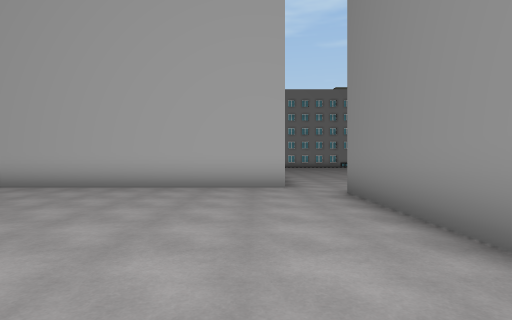
View 1 (above)

24 first-person views from a walk through a 3-D level made in the Unity game engine. The camera is 1.3 m above the floor, looks level and sees 80° across. The floor is counted in squares, 2 m on a side. Each view is taken from the middle of a square. On the plan, view 1 faces up. The plan holds only what a view shows up to about 10 squares ahead; the rest is blank. The place goes on beyond the plan.

View 2
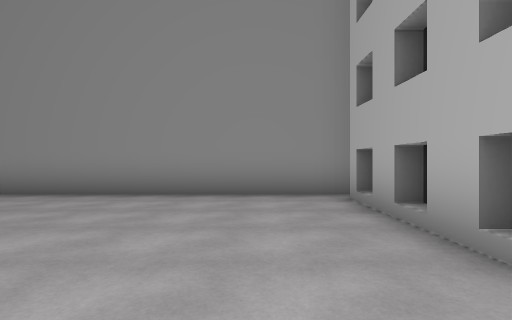

View 3
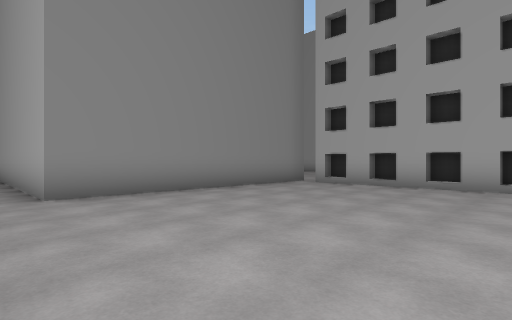

View 4
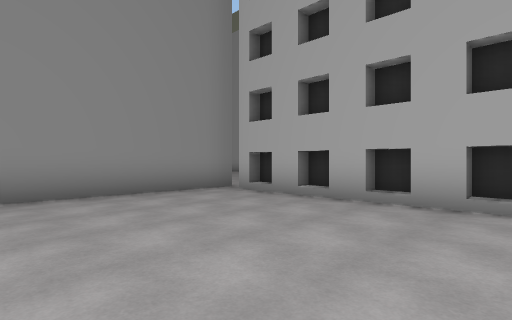

View 5
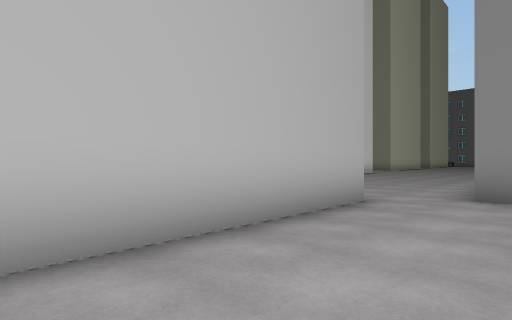

View 6
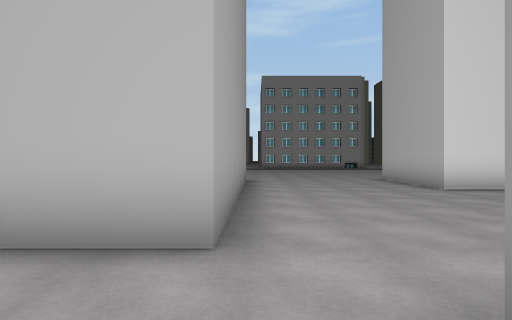

View 7
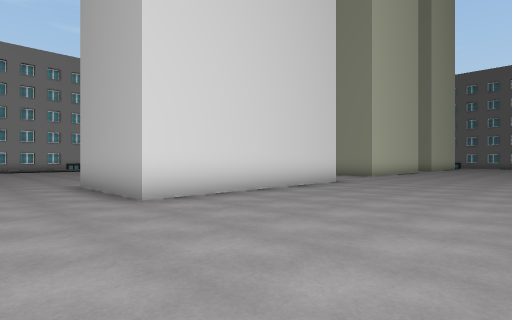

View 8
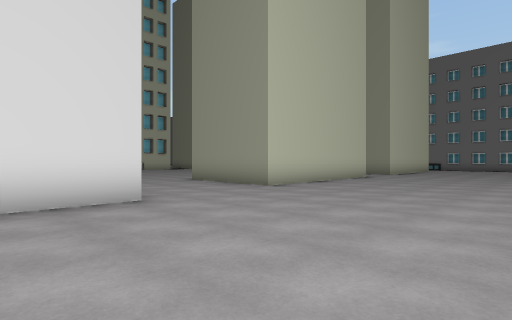

View 9
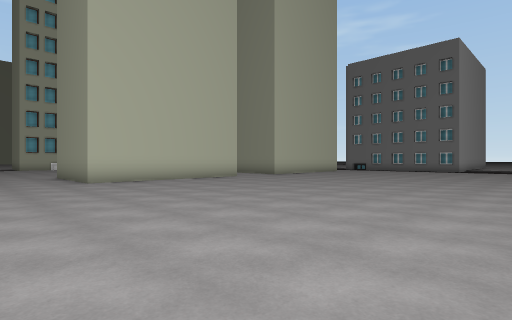

View 10
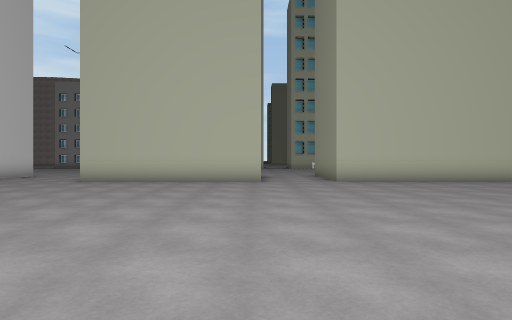

View 11
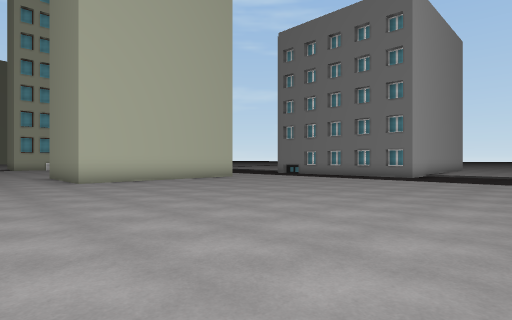

View 12
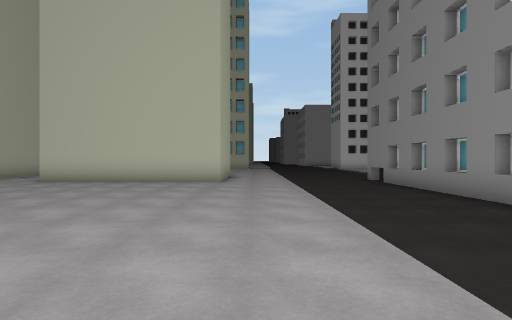

View 13
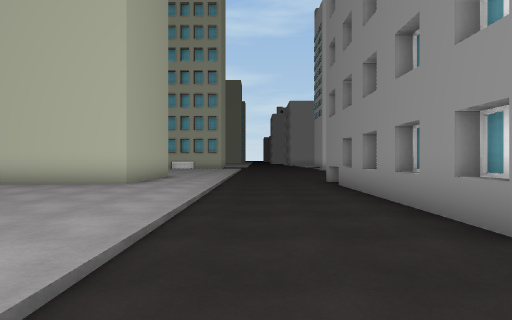

View 14
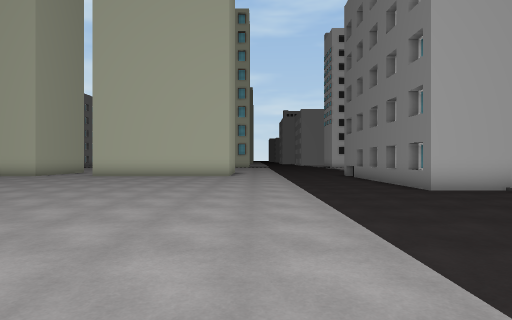

View 15
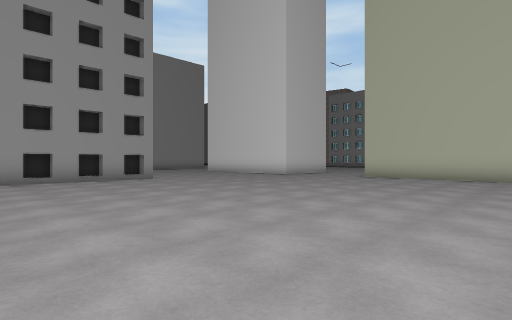

View 16
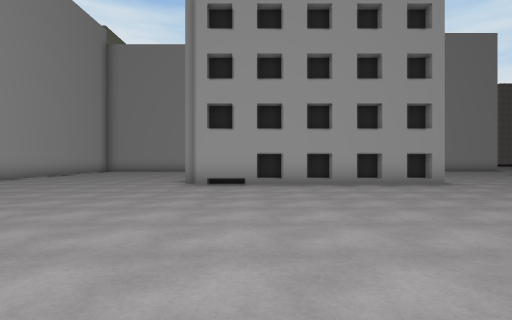

View 17
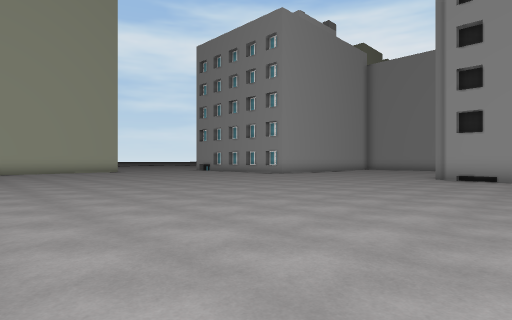

View 18
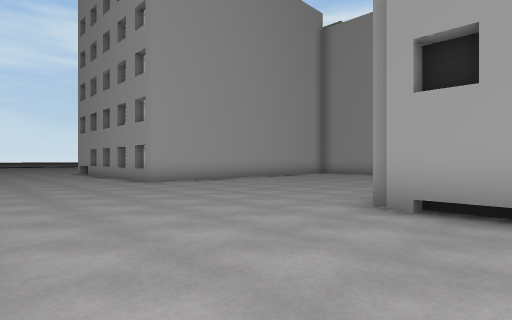

View 19
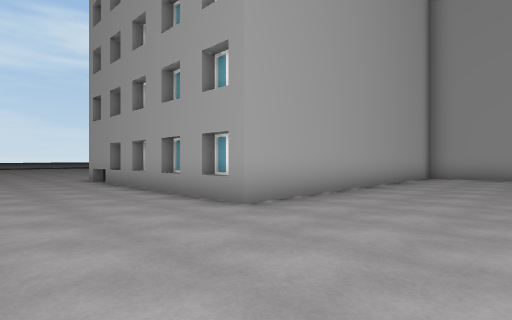

View 20
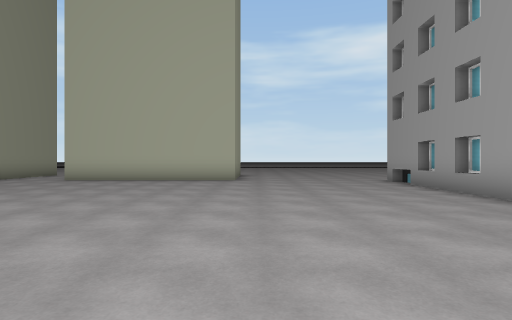

View 21
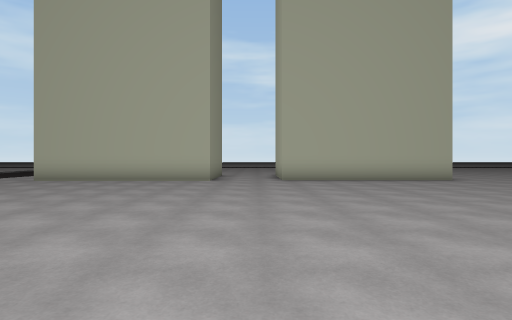

View 22
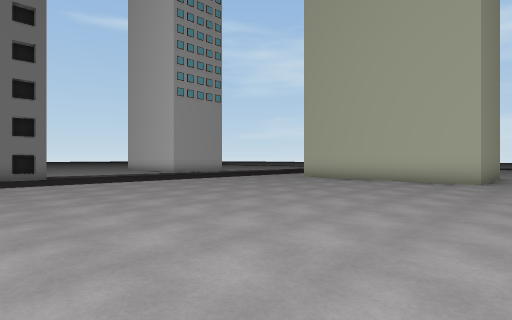

View 23
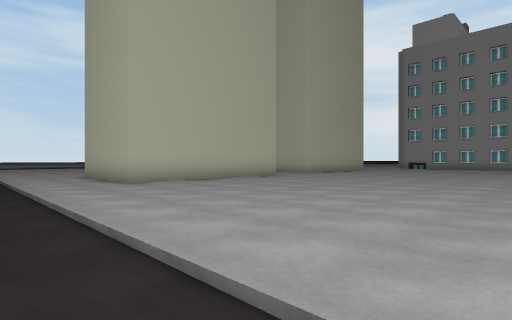

View 24
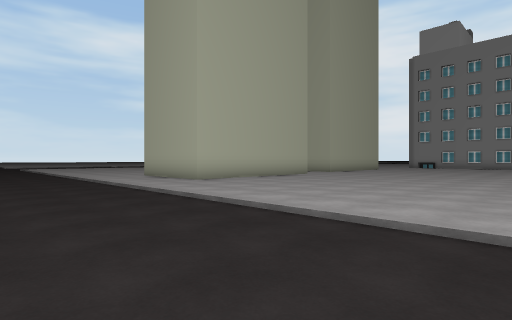

### Floor plan
Key: @ floor where view 1 was taken; # wall or solid block; . main floor; - floor 0.25 m lower than the main floor; / step, stairs or slope; B building.
Columns run from 4 left of view 1 to 33 right of it. Each row starts with its distance up from view 1.
 15      ....#       ..B     ..B    B./---
 14     B....#      ...B     ..B    B./--#
 13     B....#      ...BBBBBB..BBBBBB./--B
 12     B....#BBBBBB................../--B
 11     B............................./--B
 10     B............................./--B
  9     B............................./--B
  8 BBBBB............................./--B
  7 ................................../---
  6 ......#BBBBBB #.................../---
  5 ......B       B.................../---
  4 ......B       B.................../---
  3 ......B       B.................../--
  2 ......B       B...........     .../-
  1 ......B       B...........      ../
  0 ....@.B       B...........       .
 -1 BBBBBBB      B............
 -2            ...............
 -3          .................
 -4          ................
 -5      B.........................
 -6      B............................/---
 -7       ............................/---
 -8       BBBBBBBB#.................../---
 -9               #.................../---
-10               #.................../---
-11               #.................../---
-12               #.................../---
-13               #.................../--
-14               #.................../--
-15               .....BBBBBB..BBBBBB./--
-16                ..         .B    B./--
-17                           .B    B./--

Where each view was taken, in squares from view 1:
view 1: 0 up, 0 right, facing up
view 2: 1 up, 4 left, facing right
view 3: 7 up, 4 left, facing down-right
view 4: 4 up, 4 left, facing down-right
view 5: 5 up, 4 left, facing up-right
view 6: 5 up, 1 right, facing up
view 7: 7 up, 3 right, facing up-right
view 8: 7 up, 9 right, facing up-right
view 9: 3 up, 12 right, facing up-right
view 10: 3 up, 20 right, facing up
view 11: 3 up, 20 right, facing up-right
view 12: 3 up, 29 right, facing up
view 13: 5 up, 31 right, facing up
view 14: 0 up, 29 right, facing up
view 15: 1 up, 20 right, facing up-left
view 16: 1 up, 18 right, facing left
view 17: 2 up, 21 right, facing down-left
view 18: 1 up, 14 right, facing down-left
view 19: 4 down, 13 right, facing down-left
view 20: 5 down, 14 right, facing down
view 21: 5 down, 21 right, facing down
view 22: 5 down, 21 right, facing down-right
view 23: 7 down, 31 right, facing down-left
view 24: 7 down, 33 right, facing down-left
